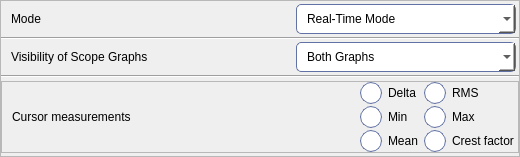
                      <widget class="QFrame" name="frameLineGraphsMeas">
                       <property name="sizePolicy">
                        <sizepolicy hsizetype="Maximum" vsizetype="Preferred">
                         <horstretch>0</horstretch>
                         <verstretch>0</verstretch>
                        </sizepolicy>
                       </property>
                       <property name="minimumSize">
                        <size>
                         <width>520</width>
                         <height>0</height>
                        </size>
                       </property>
                       <property name="maximumSize">
                        <size>
                         <width>520</width>
                         <height>16777215</height>
                        </size>
                       </property>
                       <property name="styleSheet">
                        <string notr="true">#frameLineGraphsMeas {
	background: white;
	border: 0px solid #6272a4;
	border-radius: 7px;
}</string>
                       </property>
                       <property name="frameShape">
                        <enum>QFrame::Shape::StyledPanel</enum>
                       </property>
                       <property name="frameShadow">
                        <enum>QFrame::Shadow::Raised</enum>
                       </property>
                       <layout class="QGridLayout" name="gridLayout_4">
                        <property name="leftMargin">
                         <number>0</number>
                        </property>
                        <property name="topMargin">
                         <number>3</number>
                        </property>
                        <property name="rightMargin">
                         <number>0</number>
                        </property>
                        <property name="bottomMargin">
                         <number>3</number>
                        </property>
                        <property name="spacing">
                         <number>3</number>
                        </property>
                        <item row="1" column="0">
                         <widget class="Line" name="line_2">
                          <property name="minimumSize">
                           <size>
                            <width>0</width>
                            <height>2</height>
                           </size>
                          </property>
                          <property name="maximumSize">
                           <size>
                            <width>16777215</width>
                            <height>2</height>
                           </size>
                          </property>
                          <property name="styleSheet">
                           <string notr="true"/>
                          </property>
                          <property name="orientation">
                           <enum>Qt::Orientation::Horizontal</enum>
                          </property>
                         </widget>
                        </item>
                        <item row="3" column="0">
                         <widget class="Line" name="line_12">
                          <property name="orientation">
                           <enum>Qt::Orientation::Horizontal</enum>
                          </property>
                         </widget>
                        </item>
                        <item row="2" column="0">
                         <widget class="QWidget" name="widget_2" native="true">
                          <layout class="QHBoxLayout" name="horizontalLayout_12">
                           <property name="spacing">
                            <number>3</number>
                           </property>
                           <property name="leftMargin">
                            <number>10</number>
                           </property>
                           <property name="topMargin">
                            <number>0</number>
                           </property>
                           <property name="rightMargin">
                            <number>3</number>
                           </property>
                           <property name="bottomMargin">
                            <number>0</number>
                           </property>
                           <item>
                            <widget class="QLabel" name="labelGraphVisibility">
                             <property name="minimumSize">
                              <size>
                               <width>250</width>
                               <height>0</height>
                              </size>
                             </property>
                             <property name="text">
                              <string>Visibility of Scope Graphs</string>
                             </property>
                            </widget>
                           </item>
                           <item>
                            <spacer name="horizontalSpacer">
                             <property name="orientation">
                              <enum>Qt::Orientation::Horizontal</enum>
                             </property>
                             <property name="sizeHint" stdset="0">
                              <size>
                               <width>26</width>
                               <height>20</height>
                              </size>
                             </property>
                            </spacer>
                           </item>
                           <item>
                            <widget class="QComboBox" name="comboBoxGraphVisibility">
                             <property name="minimumSize">
                              <size>
                               <width>220</width>
                               <height>30</height>
                              </size>
                             </property>
                             <property name="maximumSize">
                              <size>
                               <width>220</width>
                               <height>30</height>
                              </size>
                             </property>
                             <property name="styleSheet">
                              <string notr="true">QComboBox{
	background-color: white;
	border-radius: 5px;
	border: 1px solid #6272a4;
	padding-left: 10px;
	height: 20px;
}

QComboBox:hover{
	border: 1px solid #7284b9;
}

QComboBox:disabled{
	border: 1px solid #7d7d7d;
	color: #7d7d7d;
}

QComboBox::drop-down {
	background-color: white;
	subcontrol-origin: padding;
	subcontrol-position: top right;
	width: 28px; 
	border-left: 1px solid #6272a4;
	border-top-right-radius: 3px;
	background-image: url(:/icons/icons/icon_arrow_bottom.png);
	border-bottom-right-radius: 3px;
	background-position: center;
	background-repeat: no-reperat;
 }

QComboBox::drop-down:disabled {
	background-color: #aaaaaa;
	border-left-color: #aaaaaa;
 }

QComboBox::drop-down:hover {
	background-color: #d1eeff;
 }

QComboBox::drop-down:on {
	background-image: url(:/icons/icons/icon_arrow_top.png);
 }

QComboBox QAbstractItemView {
    background-color: white;
    selection-background-color: #adc9ff;
	selection-color: #212121;
	height: 20px;
    outline: 0;
}
</string>
                             </property>
                             <property name="locale">
                              <locale language="English" country="UnitedStates"/>
                             </property>
                             <item>
                              <property name="text">
                               <string>Both Graphs</string>
                              </property>
                             </item>
                             <item>
                              <property name="text">
                               <string>Only Graph 1</string>
                              </property>
                             </item>
                             <item>
                              <property name="text">
                               <string>Only Graph 2</string>
                              </property>
                             </item>
                            </widget>
                           </item>
                          </layout>
                         </widget>
                        </item>
                        <item row="0" column="0">
                         <widget class="QWidget" name="widgetLayoutMode" native="true">
                          <property name="styleSheet">
                           <string notr="true"/>
                          </property>
                          <layout class="QHBoxLayout" name="horizontalLayoutMode">
                           <property name="spacing">
                            <number>3</number>
                           </property>
                           <property name="leftMargin">
                            <number>10</number>
                           </property>
                           <property name="topMargin">
                            <number>0</number>
                           </property>
                           <property name="rightMargin">
                            <number>3</number>
                           </property>
                           <property name="bottomMargin">
                            <number>0</number>
                           </property>
                           <item>
                            <widget class="QLabel" name="labelMode">
                             <property name="minimumSize">
                              <size>
                               <width>250</width>
                               <height>0</height>
                              </size>
                             </property>
                             <property name="styleSheet">
                              <string notr="true">QLabel {
	color: black;
}

QLabel:disabled {
	color: #7d7d7d;
}</string>
                             </property>
                             <property name="text">
                              <string>Mode</string>
                             </property>
                             <property name="wordWrap">
                              <bool>true</bool>
                             </property>
                            </widget>
                           </item>
                           <item>
                            <spacer name="horizontalSpacer_14">
                             <property name="orientation">
                              <enum>Qt::Orientation::Horizontal</enum>
                             </property>
                             <property name="sizeHint" stdset="0">
                              <size>
                               <width>40</width>
                               <height>20</height>
                              </size>
                             </property>
                            </spacer>
                           </item>
                           <item>
                            <widget class="QComboBox" name="comboBoxMode">
                             <property name="enabled">
                              <bool>true</bool>
                             </property>
                             <property name="minimumSize">
                              <size>
                               <width>220</width>
                               <height>30</height>
                              </size>
                             </property>
                             <property name="maximumSize">
                              <size>
                               <width>16777215</width>
                               <height>30</height>
                              </size>
                             </property>
                             <property name="styleSheet">
                              <string notr="true">QComboBox{
	background-color: white;
	border-radius: 5px;
	border: 1px solid #6272a4;
	padding-left: 10px;
	height: 20px;
}

QComboBox:hover{
	border: 1px solid #7284b9;
}

QComboBox:disabled{
	border: 1px solid #7d7d7d;
	color: #7d7d7d;
}

QComboBox::drop-down {
	background-color: white;
	subcontrol-origin: padding;
	subcontrol-position: top right;
	width: 28px; 
	border-left: 1px solid #6272a4;
	border-top-right-radius: 3px;
	background-image: url(:/icons/icons/icon_arrow_bottom.png);
	border-bottom-right-radius: 3px;
	background-position: center;
	background-repeat: no-reperat;
 }

QComboBox::drop-down:disabled {
	background-color: #aaaaaa;
	border-left-color: #aaaaaa;
 }

QComboBox::drop-down:hover {
	background-color: #d1eeff;
 }

QComboBox::drop-down:on {
	background-image: url(:/icons/icons/icon_arrow_top.png);
 }

QComboBox QAbstractItemView {
    background-color: white;
    selection-background-color: #adc9ff;
	selection-color: #212121;
	height: 20px;
    outline: 0;
}
</string>
                             </property>
                             <property name="locale">
                              <locale language="English" country="UnitedStates"/>
                             </property>
                             <property name="editable">
                              <bool>false</bool>
                             </property>
                             <property name="sizeAdjustPolicy">
                              <enum>QComboBox::SizeAdjustPolicy::AdjustToContentsOnFirstShow</enum>
                             </property>
                             <item>
                              <property name="text">
                               <string>Real-Time Mode</string>
                              </property>
                             </item>
                             <item>
                              <property name="text">
                               <string>Triggered Mode</string>
                              </property>
                             </item>
                             <item>
                              <property name="text">
                               <string>FRA Mode</string>
                              </property>
                             </item>
                            </widget>
                           </item>
                          </layout>
                         </widget>
                        </item>
                        <item row="4" column="0">
                         <widget class="QFrame" name="widgetLayoutMeas">
                          <property name="frameShape">
                           <enum>QFrame::Shape::StyledPanel</enum>
                          </property>
                          <property name="frameShadow">
                           <enum>QFrame::Shadow::Raised</enum>
                          </property>
                          <layout class="QHBoxLayout" name="horizontalLayout_17">
                           <property name="spacing">
                            <number>3</number>
                           </property>
                           <property name="leftMargin">
                            <number>10</number>
                           </property>
                           <property name="topMargin">
                            <number>0</number>
                           </property>
                           <property name="rightMargin">
                            <number>3</number>
                           </property>
                           <property name="bottomMargin">
                            <number>0</number>
                           </property>
                           <item>
                            <widget class="QLabel" name="labelCursorsMeas">
                             <property name="minimumSize">
                              <size>
                               <width>250</width>
                               <height>0</height>
                              </size>
                             </property>
                             <property name="text">
                              <string>Cursor measurements</string>
                             </property>
                            </widget>
                           </item>
                           <item>
                            <spacer name="horizontalSpacer_6">
                             <property name="orientation">
                              <enum>Qt::Orientation::Horizontal</enum>
                             </property>
                             <property name="sizeHint" stdset="0">
                              <size>
                               <width>40</width>
                               <height>20</height>
                              </size>
                             </property>
                            </spacer>
                           </item>
                           <item>
                            <layout class="QGridLayout" name="gridLayout_16">
                             <property name="horizontalSpacing">
                              <number>5</number>
                             </property>
                             <property name="verticalSpacing">
                              <number>2</number>
                             </property>
                             <item row="0" column="1">
                              <widget class="QCheckBox" name="checkBoxMeasRMS">
                               <property name="styleSheet">
                                <string notr="true">QCheckBox::indicator {
    border: 1px solid #6272a4;
	width: 20px;
	height: 20px;
	border-radius: 11px;
    background: white;
}
QCheckBox::indicator:hover {
    border: 1px solid #7284b9;
}
QCheckBox::indicator:checked {
	background-image: url(:/icons/icons/icon_check.png);
	background-repeat: no-repeat;
    background-position: center;
}</string>
                               </property>
                               <property name="text">
                                <string>RMS</string>
                               </property>
                              </widget>
                             </item>
                             <item row="0" column="0">
                              <widget class="QCheckBox" name="checkBoxMeasDelta">
                               <property name="sizePolicy">
                                <sizepolicy hsizetype="Minimum" vsizetype="Fixed">
                                 <horstretch>0</horstretch>
                                 <verstretch>0</verstretch>
                                </sizepolicy>
                               </property>
                               <property name="styleSheet">
                                <string notr="true">QCheckBox::indicator {
    border: 1px solid #6272a4;
	width: 20px;
	height: 20px;
	border-radius: 11px;
    background: white;
}
QCheckBox::indicator:hover {
    border: 1px solid #7284b9;
}
QCheckBox::indicator:checked {
	background-image: url(:/icons/icons/icon_check.png);
	background-repeat: no-repeat;
    background-position: center;
}</string>
                               </property>
                               <property name="text">
                                <string>Delta</string>
                               </property>
                              </widget>
                             </item>
                             <item row="2" column="0">
                              <widget class="QCheckBox" name="checkBoxMeasMean">
                               <property name="styleSheet">
                                <string notr="true">QCheckBox::indicator {
    border: 1px solid #6272a4;
	width: 20px;
	height: 20px;
	border-radius: 11px;
    background: white;
}
QCheckBox::indicator:hover {
    border: 1px solid #7284b9;
}
QCheckBox::indicator:checked {
	background-image: url(:/icons/icons/icon_check.png);
	background-repeat: no-repeat;
    background-position: center;
}</string>
                               </property>
                               <property name="text">
                                <string>Mean</string>
                               </property>
                              </widget>
                             </item>
                             <item row="2" column="1">
                              <widget class="QCheckBox" name="checkBoxMeasCF">
                               <property name="styleSheet">
                                <string notr="true">QCheckBox::indicator {
    border: 1px solid #6272a4;
	width: 20px;
	height: 20px;
	border-radius: 11px;
    background: white;
}
QCheckBox::indicator:hover {
    border: 1px solid #7284b9;
}
QCheckBox::indicator:checked {
	background-image: url(:/icons/icons/icon_check.png);
	background-repeat: no-repeat;
    background-position: center;
}</string>
                               </property>
                               <property name="text">
                                <string>Crest factor</string>
                               </property>
                              </widget>
                             </item>
                             <item row="1" column="0">
                              <widget class="QCheckBox" name="checkBoxMeasMin">
                               <property name="styleSheet">
                                <string notr="true">QCheckBox::indicator {
    border: 1px solid #6272a4;
	width: 20px;
	height: 20px;
	border-radius: 11px;
    background: white;
}
QCheckBox::indicator:hover {
    border: 1px solid #7284b9;
}
QCheckBox::indicator:checked {
	background-image: url(:/icons/icons/icon_check.png);
	background-repeat: no-repeat;
    background-position: center;
}</string>
                               </property>
                               <property name="text">
                                <string>Min</string>
                               </property>
                              </widget>
                             </item>
                             <item row="1" column="1">
                              <widget class="QCheckBox" name="checkBoxMeasMax">
                               <property name="styleSheet">
                                <string notr="true">QCheckBox::indicator {
    border: 1px solid #6272a4;
	width: 20px;
	height: 20px;
	border-radius: 11px;
    background: white;
}
QCheckBox::indicator:hover {
    border: 1px solid #7284b9;
}
QCheckBox::indicator:checked {
	background-image: url(:/icons/icons/icon_check.png);
	background-repeat: no-repeat;
    background-position: center;
}
</string>
                               </property>
                               <property name="text">
                                <string>Max</string>
                               </property>
                              </widget>
                             </item>
                            </layout>
                           </item>
                          </layout>
                         </widget>
                        </item>
                       </layout>
                      </widget>
